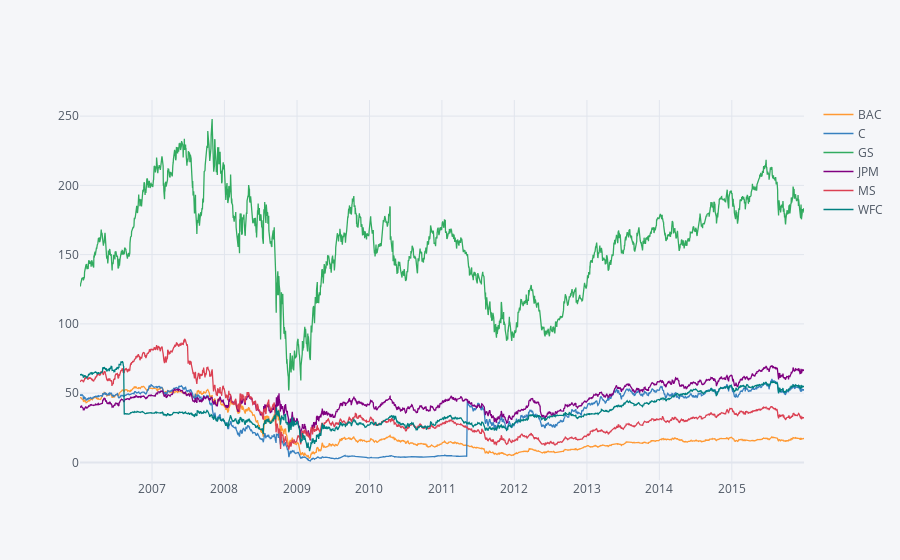

The cell this chart's notebook holds for it:
### Code cell
bank_stocks.xs('close', level='Stock Info', axis=1).iplot()

### Figure 1 — Plotly figure (JSON) as saved in the notebook; plotly's stock layout.template omitted (floating-point values rounded to 4 significant figures; data arrays with more than 128 entries replaced by an {"elided": "..."} marker saying what was removed)
{"data": [{"line": {"color": "rgba(255, 153, 51, 1.0)", "dash": "solid", "shape": "linear", "width": 1.3}, "mode": "lines", "name": "BAC", "text": "", "type": "scatter", "x": {"elided": "2517 str values"}, "y": {"elided": "2517 float values"}}, {"line": {"color": "rgba(55, 128, 191, 1.0)", "dash": "solid", "shape": "linear", "width": 1.3}, "mode": "lines", "name": "C", "text": "", "type": "scatter", "x": {"elided": "2517 str values"}, "y": {"elided": "2517 float values"}}, {"line": {"color": "rgba(50, 171, 96, 1.0)", "dash": "solid", "shape": "linear", "width": 1.3}, "mode": "lines", "name": "GS", "text": "", "type": "scatter", "x": {"elided": "2517 str values"}, "y": {"elided": "2517 float values"}}, {"line": {"color": "rgba(128, 0, 128, 1.0)", "dash": "solid", "shape": "linear", "width": 1.3}, "mode": "lines", "name": "JPM", "text": "", "type": "scatter", "x": {"elided": "2517 str values"}, "y": {"elided": "2517 float values"}}, {"line": {"color": "rgba(219, 64, 82, 1.0)", "dash": "solid", "shape": "linear", "width": 1.3}, "mode": "lines", "name": "MS", "text": "", "type": "scatter", "x": {"elided": "2517 str values"}, "y": {"elided": "2517 float values"}}, {"line": {"color": "rgba(0, 128, 128, 1.0)", "dash": "solid", "shape": "linear", "width": 1.3}, "mode": "lines", "name": "WFC", "text": "", "type": "scatter", "x": {"elided": "2517 str values"}, "y": {"elided": "2517 float values"}}], "layout": {"legend": {"bgcolor": "#F5F6F9", "font": {"color": "#4D5663"}}, "paper_bgcolor": "#F5F6F9", "plot_bgcolor": "#F5F6F9", "title": {"font": {"color": "#4D5663"}}, "xaxis": {"gridcolor": "#E1E5ED", "showgrid": true, "tickfont": {"color": "#4D5663"}, "title": {"font": {"color": "#4D5663"}, "text": ""}, "zerolinecolor": "#E1E5ED"}, "yaxis": {"gridcolor": "#E1E5ED", "showgrid": true, "tickfont": {"color": "#4D5663"}, "title": {"font": {"color": "#4D5663"}, "text": ""}, "zerolinecolor": "#E1E5ED"}}}
